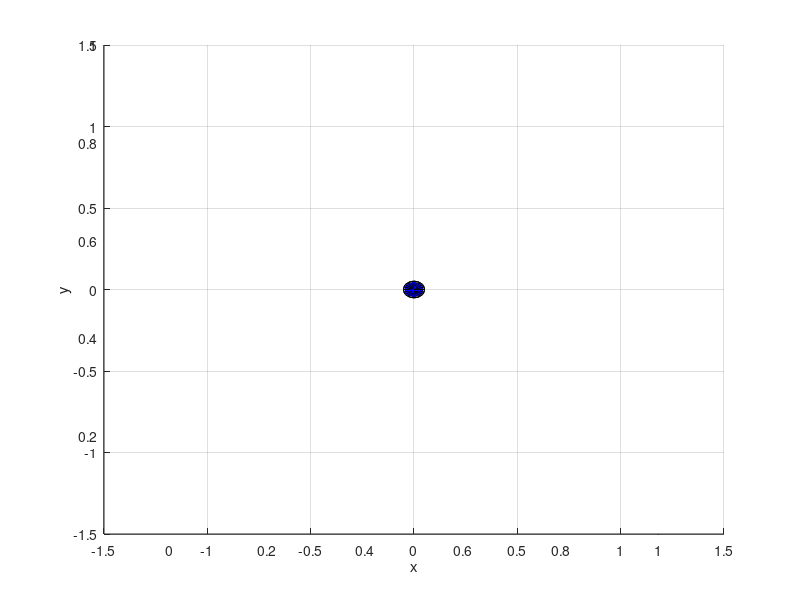

Reproduce this figure in MATLAB. (Note: this script raises an error after producing the figure.)
clc; clear all; close all;

global rho        % air density
global g_i       % force of gravity (earth fixed)
global Cd         % drag coefficient
global Cl         % lift coefficient
global A          % area matrix   [front side side]
global m          % total mass
global I          % I matrix      [Ix Iy Iz]
global r_cp2cg_b  % distance from cm to cg

g_i     = [0; 0; -9.8];
rho    = 1.225;
Cd     = 0.295;
Cl     = 0.5;
A      = [7.5; 7.5; 0.00811];
m      = 4.0;
L      = 1.5;
radius = 0.0508;
noseL  = .3;
I      = m*[(1/12)*L^2;  (1/12)*L^2; radius^2];
r_cp2cg_b = [0; 0; .2];

%% Draw Rocket
[xc, yc, zc] = cylinder([radius  0]); %cone
[x,  y,  z ] = cylinder(radius);

h(1) = surface(x,y,((L-noseL)*z)  ,'FaceColor','blue');
h(2) = surface(xc,yc,(noseL*zc)+(L-noseL) ,'FaceColor','blue');
axis equal
xlabel x;
ylabel y;
zlabel z;

ax = axes('XLim',[-1.5 1.5],'YLim',[-1.5 1.5],'ZLim',[-1.5 1.5]);   % Sets axis limits

grid on
body = hgtransform('Parent',ax);
set(h,'Parent',body)                % gathers all points in h into a single "parent"
set(gcf,'Renderer','opengl');
drawnow;


%% Calculate State matrix
initial_states = [0 0 0 0 0 10 0 0 0 .01 0 0];
% dataRate = 32; % Hz
tArray = [0 20];
t = 0;      % initialize t
states = zeros([1 12]); % initialize states

for i = 2:length(tArray)
    [t_new,states_new] = ode45(@(t,y) rocket_equations_of_motion(t,y),...
                               [tArray(i-1) tArray(i)],initial_states);
    t = vertcat(t,t_new);
    states = vertcat(states,states_new);
end

pos_i  = states(:,1:3);
vel_i  = states(:,4:6);
ang_i  = states(:,7:9);
angV_i = states(:,10:12);
view(0,0)

for i = 2:length(t)
    % Form z-axis rotation matrix
    Transform = makehgtform('translate',pos_i(i,:)-pos_i(i-1,:));
    Rz        = makehgtform('zrotate',ang_i(i,3)-ang_i(i-1,3))
    Ry        = makehgtform('zrotate',ang_i(i,2)-ang_i(i-1,2))
    Rx        = makehgtform('zrotate',ang_i(i,1)-ang_i(i-1,1))
    Rotate    = Rz*Ry*Rx;
    % Set transforms for both transform objects
    set(body,'Matrix',Transform)
    set(body,'Matrix',Rotate)
    drawnow
end





